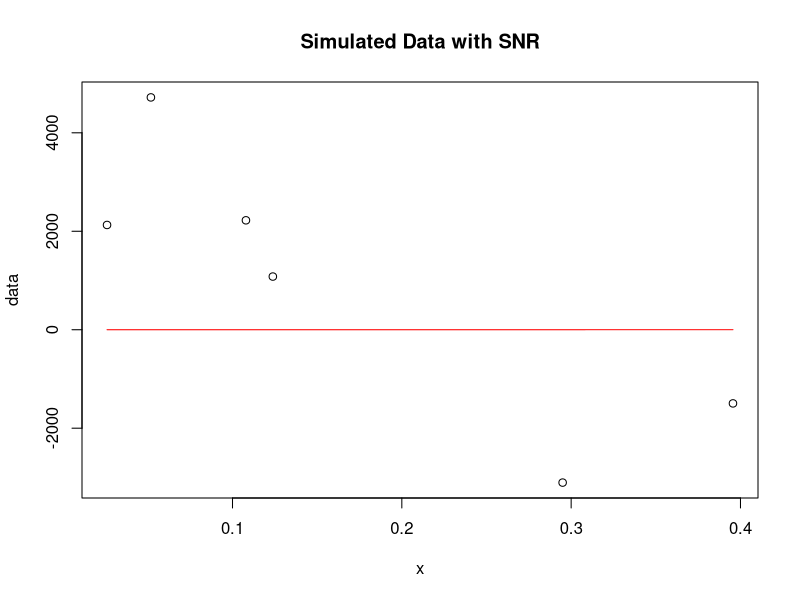

Generate this figure with R:

# x=c(0.4581,0.3416, 0.1434,0.5,0.6,0.18,0.75,0.95)
# 
# # Set desired SNR and number of data points
# snr <- 0 # In dB
# sigma <- sqrt(var(X) / (10^(snr / 10)))
# print(c("sigma",sigma));
# # Generate Gaussian noise
# noise <- rnorm(length(x), mean = 0, sd = sigma)
# 
# # Add noise to signal and create final data
# data <- x + noise
# 
# # Plot the data
# plot(x, data, main = "Simulated Data with SNR")
# lines(x, x,col ='red', main = "Simulated Data with SNR")
# 
# computed_snr <- sqrt(sum(x^2) / sum(noise^2))#10*log10(var(x) / var(noise))
# print(paste("Specified SNR:", snr))
# print(paste("Computed SNR:", computed_snr))


# Define your signal function (replace with your specific function)
# signal_func <- function(x) {
#   sin(2 * pi * x)
# }



generateNoisyData<- function(x,snr){
  sigma <- sqrt(var((x)) / (10^(snr / 10)))
  noise <- rnorm(length(x), mean = 0, sd = sigma)
  data <- (x) + noise
  computed_snr <- 10*log10(var(x) / var(noise))
  while (abs(snr-computed_snr)>0.01) {
    sigma <- sqrt(  (var((x))+ mean(x)*mean(x)) / (10^(snr / 10)))
    noise <- rnorm(length(x), mean = 0, sd = sigma)
    computed_snr <- 10*log10(var(x) / var(noise))
  }
  
  
  data <- (x) + noise
  return(c(data,sigma,computed_snr))
}

# Set desired SNR and number of data points
snr <- -90 # In dB
n <- 110

# Generate data points
# x <- seq(0, 1, length = n)
# x=c(0.4581,0.3416, 0.1434,0.5,0.6,0.18,0.75,0.95)
x=c(0.4581,0.3416, 0.1434,0.125,0.06,0.03)
x=x/sum(x)

# Calculate noise standard deviation based on SNR
sigma <- sqrt(var((x)) / (10^(snr / 10)))
print(c('sigma',sigma))

# Generate Gaussian noise
noise <- rnorm(length(x), mean = 0, sd = sigma)

# Add noise to signal and create final data
# data <- signal_func(x) + noise
data <- (x) + noise

# Plot the data
plot(x, data, main = "Simulated Data with SNR")
lines(x, x,col ='red', main = "Simulated Data with SNR")

computed_snr <- 10*log10(var(x) / var(noise)) #sqrt(sum(x^2) / sum(noise^2))#
print(paste("Specified SNR:", snr))
print(paste("Computed SNR:", computed_snr))



